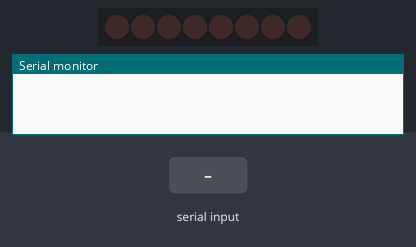
Recording of a sketch running on a simulated Arduino Uno, built with avr-gcc and run on an emulated ATmega328P. Shown: 8 shift-register outputs drawn as a row of LEDs (first output left, lit = HIGH), the last lines printed to the serial monitor. Wiring (inferred from the names in the program): shift register (74HC595): data pin 4; shift clock pin 6; latch pin 5. Wiring (inferred from the signals the program sends): row of LEDs: on Q0, Q1, Q2, Q3, Q4, Q5, Q6, Q7. The test bench sets the inputs (shaded band).

Above: at 1.2 s.
1.3 s: "90,45\n" received over Serial
At 4.0 s:
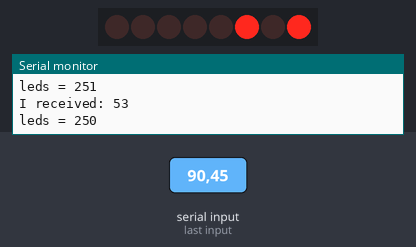
4.3 s: "30,150\n" received over Serial
At 4.7 s:
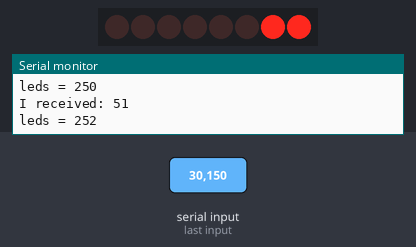
7.3 s: "200\n" received over Serial
At 7.7 s:
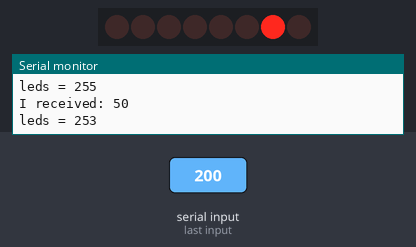
9.3 s: "5\n" received over Serial
At 9.7 s:
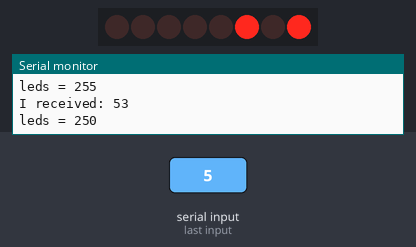
10.8 s: "90\n" received over Serial
At 11.2 s:
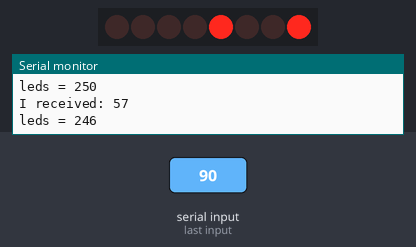
Timing chart, 0 to 13.8 s (numbered marks = the images above; inputs shaded):
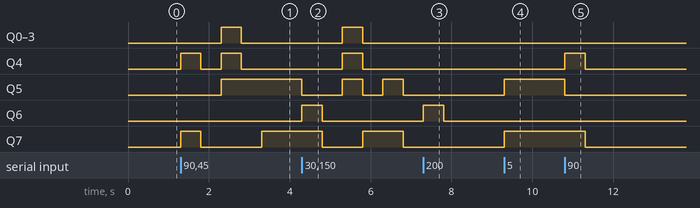

Measured:
- after the input at 1.3 s, Q0–3: LOW → HIGH after 1.0 s, → LOW 0.50 s later; Q4: alternates HIGH for 0.50 s and LOW for 0.50 s, 4 changes in all, then stays LOW, starting at once; Q5: LOW → HIGH after 1.0 s; Q7: LOW → HIGH at once, → LOW 0.50 s later, → HIGH 1.5 s later
- after the input at 4.3 s, Q0–4: LOW → HIGH after 1.0 s, → LOW 0.50 s later; Q5: goes LOW 1.0 s, HIGH 0.50 s, LOW 0.50 s, HIGH 0.50 s, then LOW, starting at once; Q6: LOW → HIGH at once, → LOW 0.50 s later; Q7: HIGH → LOW after 0.50 s, → HIGH 1.0 s later, → LOW 1.0 s later
- after the input at 7.3 s, Q6: LOW → HIGH at once, → LOW 0.50 s later
- after the input at 9.3 s, Q5, Q7: LOW → HIGH at once
- after the input at 10.8 s, Q4: LOW → HIGH at once, → LOW 0.50 s later; Q5: HIGH → LOW at once; Q7: HIGH → LOW after 0.50 s

The sketch:

bit_shift_mk1.ino
```cpp
int latchPin = 5;  // Latch pin of 74HC595 is connected to Digital pin 5
int clockPin = 6; // Clock pin of 74HC595 is connected to Digital pin 6
int dataPin = 4;  // Data pin of 74HC595 is connected to Digital pin 4

byte leds = 0;    // Variable to hold the pattern of which LEDs are currently turned on or off
int incomingByte = 0;
/*
 * setup() - this function runs once when you turn your Arduino on
 * We initialize the serial connection with the computer
 */
void setup()
{
  // Set all the pins of 74HC595 as OUTPUT
  pinMode(latchPin, OUTPUT);
  pinMode(dataPin, OUTPUT);
  pinMode(clockPin, OUTPUT);
  Serial.begin(9600);
  leds = 255; // Initially turns all the LEDs off, by giving the variable 'leds' the value 0
  updateShiftRegister();
}

/*
 * loop() - this function runs over and over again
 */
void loop()
{
  //leds = 255; // Initially turns all the LEDs off, by giving the variable 'leds' the value 0
 //updateShiftRegister();
  //delay(500);
  /*
  for (int i = 0; i < 8; i++) // Turn all the LEDs ON one by one.
  {
    bitSet(leds, i);    // Set the bit that controls that LED in the variable 'leds'
    if (i > 0) {
      bitClear(leds, i-1);
    }
    Serial.println(leds);
    updateShiftRegister();
    delay(500);
  }
  */
  // send data only when you receive data:
  if (Serial.available() > 0) {
    // read the incoming byte:
    incomingByte = Serial.read();
    if (incomingByte != 10) {
      if (incomingByte <= 303) {
        leds = 255 - (incomingByte - 48);
      } else {
        Serial.println("too large didnt work");
      }
      // say what you got:
      Serial.print("I received: ");
      Serial.println(incomingByte);
      Serial.print("leds = ");
      Serial.println(leds);
      updateShiftRegister();
      delay(500);
    }
  }
}
/*
 * updateShiftRegister() - This function sets the latchPin to low, then calls the Arduino function 'shiftOut' to shift out contents of variable 'leds' in the shift register before putting the 'latchPin' high again.
 */
void updateShiftRegister()
{
   digitalWrite(latchPin, LOW);
   shiftOut(dataPin, clockPin, LSBFIRST, leds);
   digitalWrite(latchPin, HIGH);
}
```
